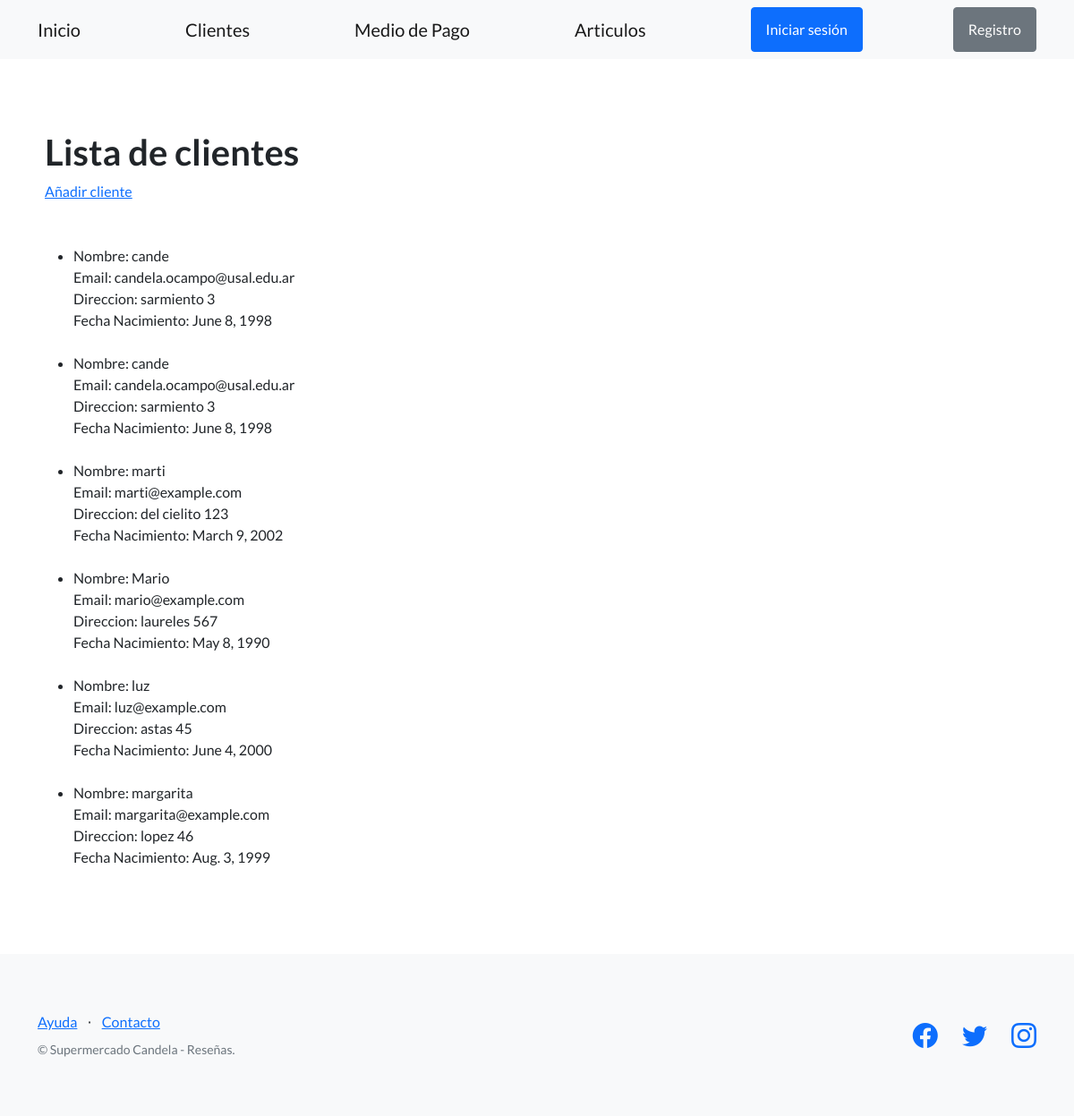
Screenshot of /Clientes/ with the database file from the repository.
### clientes/models.py (models this page shows, shortened)
class Clientes(models.Model):
    nombre = models.CharField(max_length=256)
    email = models.EmailField()
    direccion = models.CharField(max_length=256)
    fecha_nacimiento= models.DateField()

### clientes/views.py (the view)
# urls.py: path('Clientes/', listar_clientes, name='clientes'),
def listar_clientes(request):
    contexto = {
        'clientes' : Clientes.objects.all()
    }
    return render(
        request = request ,
        template_name = 'clientes/listar_clientes.html' ,
        context = contexto,
    )

### clientes/Templates/clientes/listar_clientes.html (shortened to what this page needs)
{% extends "clientes/inicio.html" %}
{% block contenido %}
<section>
    <div>
        <h1>Lista de clientes</h1>
        <a href="{% url "crear_clientes" %}">Añadir cliente</a>
        <br></br>
        <ul>
            {% for cliente in clientes %}<br>
            <li>Nombre: {{cliente.nombre}}<br>
                Email: {{cliente.email}}<br>
                Direccion: {{cliente.direccion}}<br>
                Fecha Nacimiento: {{cliente.fecha_nacimiento}}<br>
            </li>
            {% endfor %}
        </ul>
    </div>
</section>
{% endblock contenido %}

### rows the page displays
Clientes: nombre "cande", email "candela.ocampo@usal.edu.ar", direccion "sarmiento 3", fecha_nacimiento "June 8, 1998"
Clientes: nombre "cande", email "candela.ocampo@usal.edu.ar", direccion "sarmiento 3", fecha_nacimiento "June 8, 1998"
Clientes: nombre "marti", email "marti@example.com", direccion "del cielito 123", fecha_nacimiento "March 9, 2002"
Clientes: nombre "Mario", email "mario@example.com", direccion "laureles 567", fecha_nacimiento "May 8, 1990"
Clientes: nombre "luz", email "luz@example.com", direccion "astas 45", fecha_nacimiento "June 4, 2000"
Clientes: nombre "margarita", email "margarita@example.com", direccion "lopez 46", fecha_nacimiento "Aug. 3, 1999"
